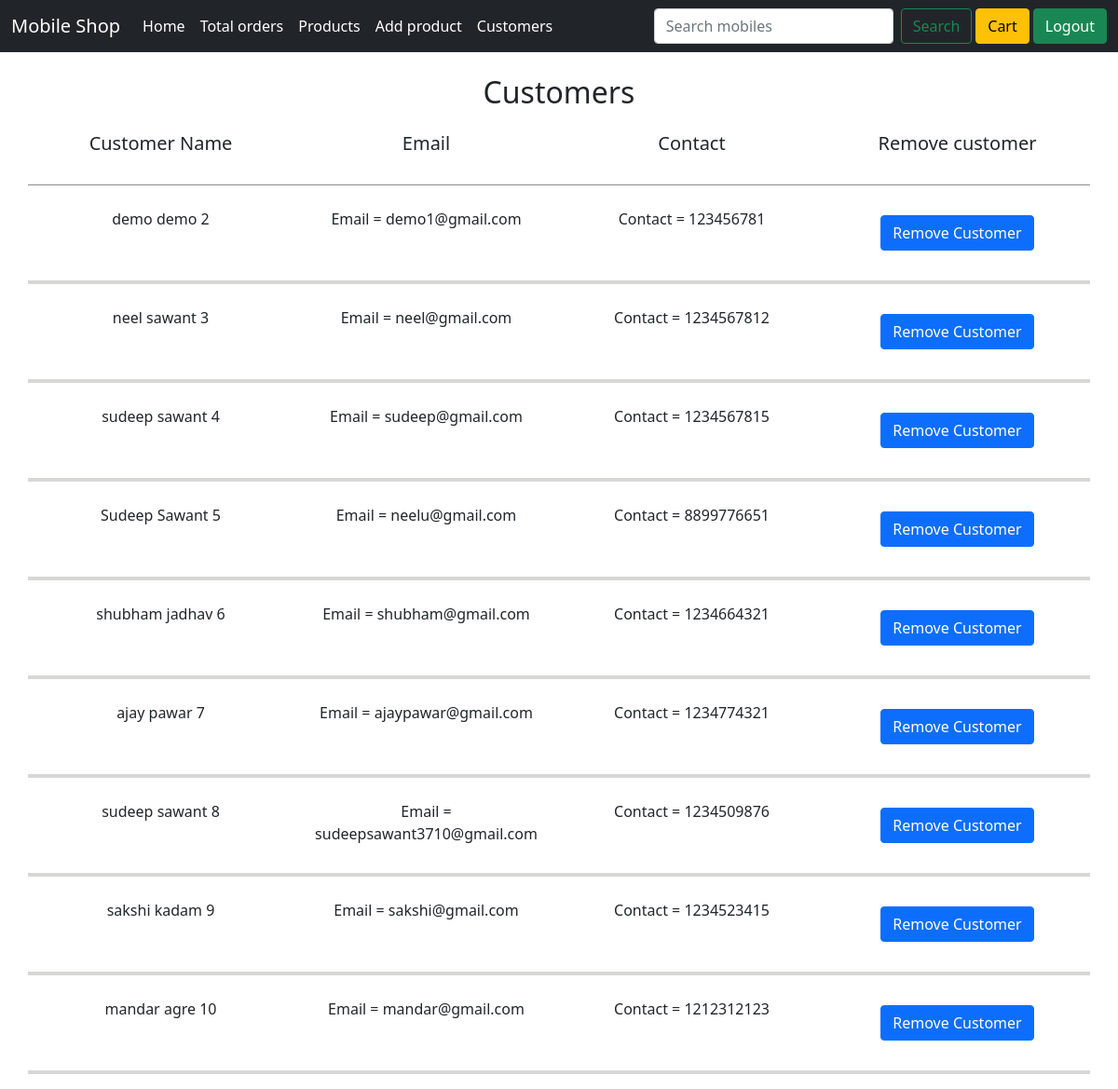
The page /customers/0/ (signed in) on the database as committed earlier.
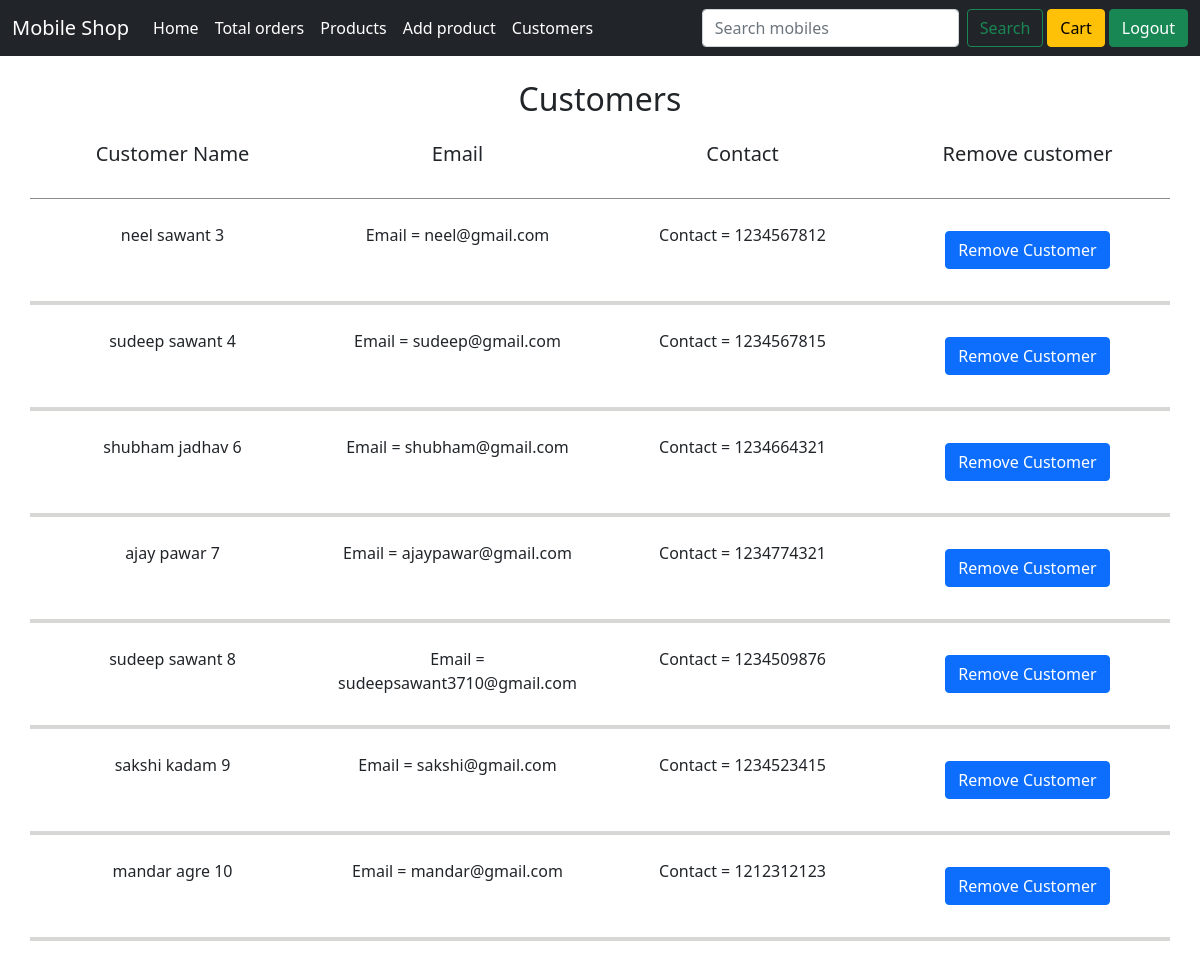
The same page on the database as committed later.
### home/models.py (models this page shows, shortened)
class User(AbstractBaseUser, PermissionsMixin):
    id = models.AutoField(primary_key=True)
    email = models.EmailField(_('email address'), unique=True, max_length=150)
    user_name = models.CharField(max_length=15, unique=True)
    first_name = models.CharField(max_length=150, null=False, blank=False)
    last_name = models.CharField(max_length=150, null=True, blank=True)
    joinedOn = models.DateTimeField(default=timezone.now)
    contact = models.CharField(max_length=10, unique=True)
    is_staff = models.BooleanField(default=False)
    is_active = models.BooleanField(default=True)
    objects = CustomAccountManager()
    USERNAME_FIELD = 'email'
    REQUIRED_FIELDS = ['user_name', 'first_name']

### adminapp/views.py (the view)
# urls.py: path('customers/<int:id>/', views.customers, name='customers'),
def customers(request, **kwargs):
    customers = User.objects.filter(~Q(email='admin@gmail.com')).values()
    address_list=[]
    context = {
        'id':kwargs['id'],
        'customers':customers,
    }
    return render(request, 'adminapp/customers.html', context)

### adminapp/templates/adminapp/customers.html (shortened to what this page needs)
{% extends 'home/layout.html' %}
{% load static %}
{% block content %}
<div class="container my-3">
    <div class="my-4"><center><h2>Customers</h2></center></div>
    <div class="row g-4 text-center ">
        <div class="col-3 text-center">
            <h5>Customer Name</h5>
        </div>
        <div class="col-3 text-center">
            <h5>Email</h5>
        </div>
        <div class="col-3 text-center">
            <h5>Contact </h5>
        </div>
        <div class="col-3 text-center">
            <h5>Remove customer </h5>
        </div>
        <div class="orders-divider"></div>
        {% for customer in customers%}
        <div class="col-3">
            <div>{{customer.first_name}} {{customer.last_name}} {{customer.id}}</div>
        </div>
        <div class="col-3">
            <div>Email = {{customer.email}}</div>
        </div>
        <div class="col-3">
            <div>Contact = {{customer.contact}}</div>
        </div>
        <div class="col-3">
            <form action="{% url 'remove_customer' id %}" method="post">
                <button type="submit" class="btn btn-primary m-2">Remove Customer</button>
            </form>
        </div>
        <div style="height:4px; background-color: rgb(59, 55, 50,0.2);">
        </div>
        {% endfor %}
    </div>
</div>
{% endblock %}

Rows that differ between the two databases and show on the page:
removed User: first_name "demo", last_name "demo", id "2", email "demo1@gmail.com", contact "123456781"
removed User: first_name "Sudeep", last_name "Sawant", id "5", email "neelu@gmail.com", contact "8899776651"
